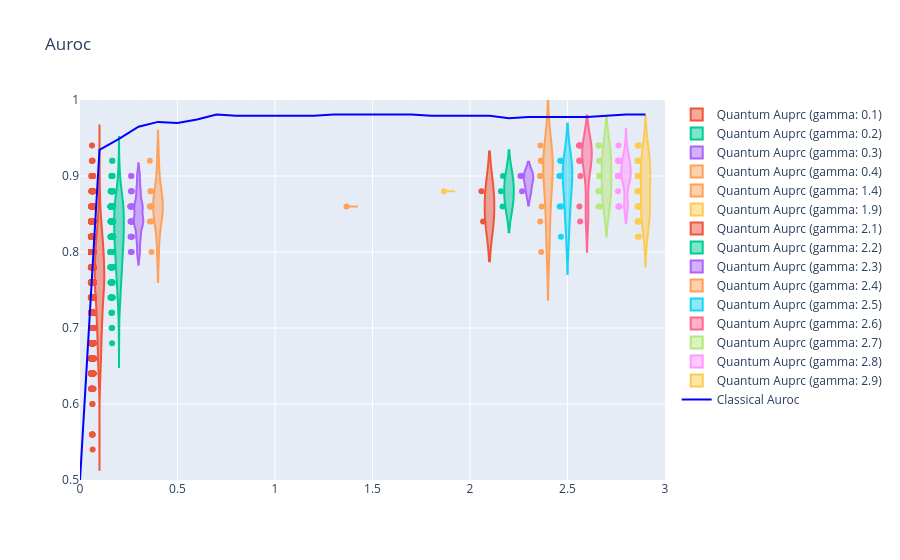

Notebook code for this chart:
### Code cell
fig = go.Figure()

for i in range(30):
    gamma_val = gamma[i]

    fig.add_trace(
        go.Violin(
            x=[gamma_val] * len(Q_auroc_train_array[i]),  # 🔥 핵심
            y=Q_acc_train_array[i],
            points="all",
            name = f"Quantum Auprc (gamma: {gamma_val})"
        )
    )

fig.add_trace(
    go.Scatter(
        x = gamma,
        y = C_auroc_train_list,
        mode="lines",
        line_color = "blue",
        name = "Classical Auroc"
    )
)

fig.update_xaxes(
tickmode="linear",
dtick=0.5,          # 큰 눈금 간격
tick0=0
)

fig.update_xaxes(
    tickmode="linear",
    dtick=0.5,  # 큰 눈금

    minor=dict(
        tickmode="linear",
        dtick=0.1,   # 작은 눈금
        showgrid=True
    )
)

fig.update_xaxes(
    tickmode="linear",
    dtick=0.5,
    showgrid=True,
    gridwidth=1,

    minor=dict(
        tickmode="linear",
        dtick=0.1,
        showgrid=True,
        gridwidth=0.5
    )
)

fig.update_layout(title_text="Auroc")
fig.update_xaxes(range=[0, 3])
fig.update_yaxes(range=[0.5, 1])

fig.show()

### Figure 1 — Plotly figure (JSON) as saved in the notebook; plotly's stock layout.template omitted (floating-point values rounded to 4 significant figures; data arrays with more than 128 entries replaced by an {"elided": "..."} marker saying what was removed)
{"data": [{"name": "Quantum Auprc (gamma: 0.0)", "points": "all", "type": "violin", "x": [], "y": []}, {"name": "Quantum Auprc (gamma: 0.1)", "points": "all", "type": "violin", "x": {"elided": "1810 float values"}, "y": {"elided": "1810 float values"}}, {"name": "Quantum Auprc (gamma: 0.2)", "points": "all", "type": "violin", "x": {"elided": "258 float values"}, "y": {"elided": "258 float values"}}, {"name": "Quantum Auprc (gamma: 0.3)", "points": "all", "type": "violin", "x": [0.3, 0.3, 0.3, 0.3, 0.3, 0.3, 0.3, 0.3, 0.3, 0.3, 0.3, 0.3, 0.3, 0.3, 0.3, 0.3, 0.3, 0.3, 0.3, 0.3, 0.3, 0.3, 0.3], "y": [0.86, 0.84, 0.86, 0.84, 0.84, 0.88, 0.86, 0.8, 0.88, 0.82, 0.84, 0.84, 0.84, 0.86, 0.9, 0.82, 0.82, 0.84, 0.88, 0.9, 0.86, 0.86, 0.8]}, {"name": "Quantum Auprc (gamma: 0.4)", "points": "all", "type": "violin", "x": [0.4, 0.4, 0.4, 0.4, 0.4, 0.4, 0.4, 0.4, 0.4, 0.4], "y": [0.86, 0.88, 0.86, 0.84, 0.92, 0.8, 0.88, 0.86, 0.84, 0.86]}, {"name": "Quantum Auprc (gamma: 0.5)", "points": "all", "type": "violin", "x": [], "y": []}, {"name": "Quantum Auprc (gamma: 0.6)", "points": "all", "type": "violin", "x": [], "y": []}, {"name": "Quantum Auprc (gamma: 0.7)", "points": "all", "type": "violin", "x": [], "y": []}, {"name": "Quantum Auprc (gamma: 0.8)", "points": "all", "type": "violin", "x": [], "y": []}, {"name": "Quantum Auprc (gamma: 0.9)", "points": "all", "type": "violin", "x": [], "y": []}, {"name": "Quantum Auprc (gamma: 1.0)", "points": "all", "type": "violin", "x": [], "y": []}, {"name": "Quantum Auprc (gamma: 1.1)", "points": "all", "type": "violin", "x": [], "y": []}, {"name": "Quantum Auprc (gamma: 1.2)", "points": "all", "type": "violin", "x": [], "y": []}, {"name": "Quantum Auprc (gamma: 1.3)", "points": "all", "type": "violin", "x": [], "y": []}, {"name": "Quantum Auprc (gamma: 1.4)", "points": "all", "type": "violin", "x": [1.4], "y": [0.86]}, {"name": "Quantum Auprc (gamma: 1.5)", "points": "all", "type": "violin", "x": [], "y": []}, {"name": "Quantum Auprc (gamma: 1.6)", "points": "all", "type": "violin", "x": [], "y": []}, {"name": "Quantum Auprc (gamma: 1.7)", "points": "all", "type": "violin", "x": [], "y": []}, {"name": "Quantum Auprc (gamma: 1.8)", "points": "all", "type": "violin", "x": [], "y": []}, {"name": "Quantum Auprc (gamma: 1.9)", "points": "all", "type": "violin", "x": [1.9], "y": [0.88]}, {"name": "Quantum Auprc (gamma: 2.0)", "points": "all", "type": "violin", "x": [], "y": []}, {"name": "Quantum Auprc (gamma: 2.1)", "points": "all", "type": "violin", "x": [2.1, 2.1], "y": [0.84, 0.88]}, {"name": "Quantum Auprc (gamma: 2.2)", "points": "all", "type": "violin", "x": [2.2, 2.2, 2.2], "y": [0.9, 0.86, 0.88]}, {"name": "Quantum Auprc (gamma: 2.3)", "points": "all", "type": "violin", "x": [2.3, 2.3, 2.3], "y": [0.88, 0.9, 0.9]}, {"name": "Quantum Auprc (gamma: 2.4)", "points": "all", "type": "violin", "x": [2.4, 2.4, 2.4, 2.4, 2.4, 2.4, 2.4, 2.4, 2.4], "y": [0.84, 0.8, 0.86, 0.92, 0.94, 0.92, 0.9, 0.9, 0.92]}, {"name": "Quantum Auprc (gamma: 2.5)", "points": "all", "type": "violin", "x": [2.5, 2.5, 2.5, 2.5, 2.5, 2.5, 2.5, 2.5], "y": [0.92, 0.86, 0.9, 0.82, 0.86, 0.92, 0.9, 0.9]}, {"name": "Quantum Auprc (gamma: 2.6)", "points": "all", "type": "violin", "x": [2.6, 2.6, 2.6, 2.6, 2.6, 2.6, 2.6, 2.6, 2.6, 2.6], "y": [0.94, 0.94, 0.92, 0.92, 0.92, 0.84, 0.94, 0.9, 0.86, 0.94]}, {"name": "Quantum Auprc (gamma: 2.7)", "points": "all", "type": "violin", "x": [2.7, 2.7, 2.7, 2.7, 2.7, 2.7, 2.7, 2.7, 2.7, 2.7], "y": [0.94, 0.92, 0.92, 0.9, 0.9, 0.86, 0.88, 0.88, 0.86, 0.94]}, {"name": "Quantum Auprc (gamma: 2.8)", "points": "all", "type": "violin", "x": [2.8, 2.8, 2.8, 2.8, 2.8, 2.8, 2.8, 2.8, 2.8, 2.8, 2.8, 2.8, 2.8, 2.8, 2.8, 2.8, 2.8], "y": [0.88, 0.92, 0.9, 0.92, 0.86, 0.9, 0.92, 0.92, 0.9, 0.86, 0.9, 0.9, 0.86, 0.94, 0.9, 0.9, 0.92]}, {"name": "Quantum Auprc (gamma: 2.9)", "points": "all", "type": "violin", "x": [2.9, 2.9, 2.9, 2.9, 2.9, 2.9, 2.9, 2.9, 2.9, 2.9, 2.9, 2.9, 2.9, 2.9, 2.9, 2.9, 2.9, 2.9, 2.9, 2.9, 2.9, 2.9, 2.9, 2.9, 2.9, 2.9, 2.9, 2.9, 2.9], "y": [0.9, 0.92, 0.86, 0.86, 0.94, 0.9, 0.82, 0.9, 0.94, 0.84, 0.94, 0.9, 0.9, 0.86, 0.84, 0.84, 0.9, 0.92, 0.88, 0.88, 0.86, 0.92, 0.82, 0.86, 0.84, 0.86, 0.92, 0.92, 0.88]}, {"line": {"color": "blue"}, "mode": "lines", "name": "Classical Auroc", "type": "scatter", "x": [0.0, 0.1, 0.2, 0.3, 0.4, 0.5, 0.6, 0.7, 0.8, 0.9, 1.0, 1.1, 1.2, 1.3, 1.4, 1.5, 1.6, 1.7, 1.8, 1.9, 2.0, 2.1, 2.2, 2.3, 2.4, 2.5, 2.6, 2.7, 2.8, 2.9], "y": [0.5, 0.9344, 0.9488, 0.9648, 0.9712, 0.9696, 0.9744, 0.9808, 0.9792, 0.9792, 0.9792, 0.9792, 0.9792, 0.9808, 0.9808, 0.9808, 0.9808, 0.9808, 0.9792, 0.9792, 0.9792, 0.9792, 0.976, 0.9776, 0.9776, 0.9776, 0.9776, 0.9792, 0.9808, 0.9808]}], "layout": {"title": {"text": "Auroc"}, "xaxis": {"dtick": 0.5, "gridwidth": 1, "minor": {"dtick": 0.1, "gridwidth": 0.5, "showgrid": true, "tickmode": "linear"}, "range": [0, 3], "showgrid": true, "tick0": 0, "tickmode": "linear"}, "yaxis": {"range": [0.5, 1]}}}
